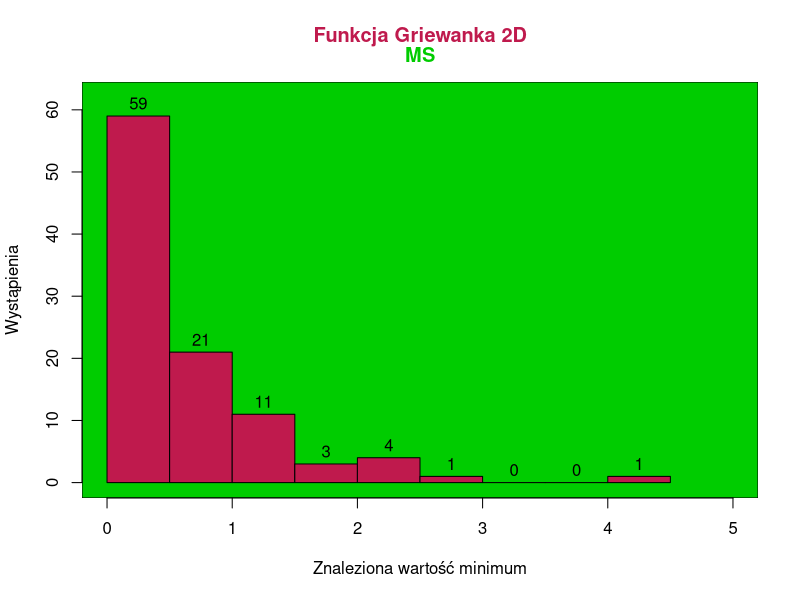
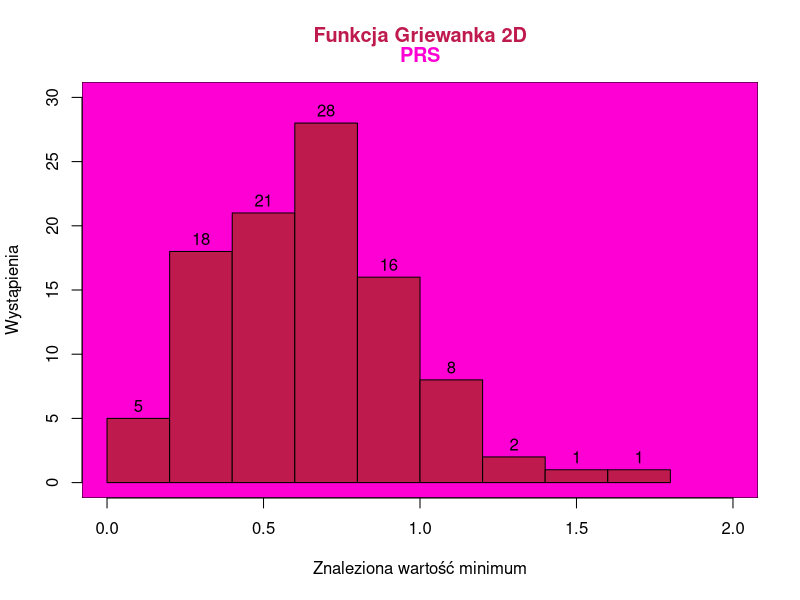
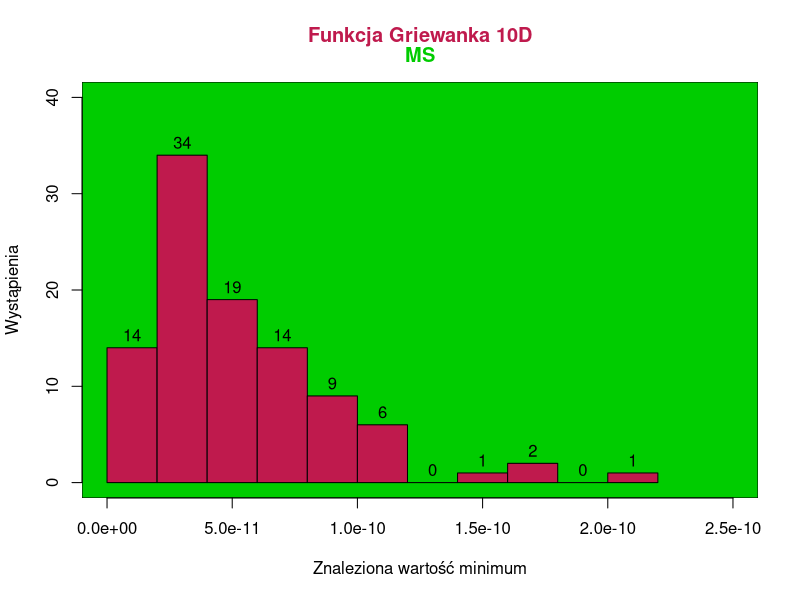
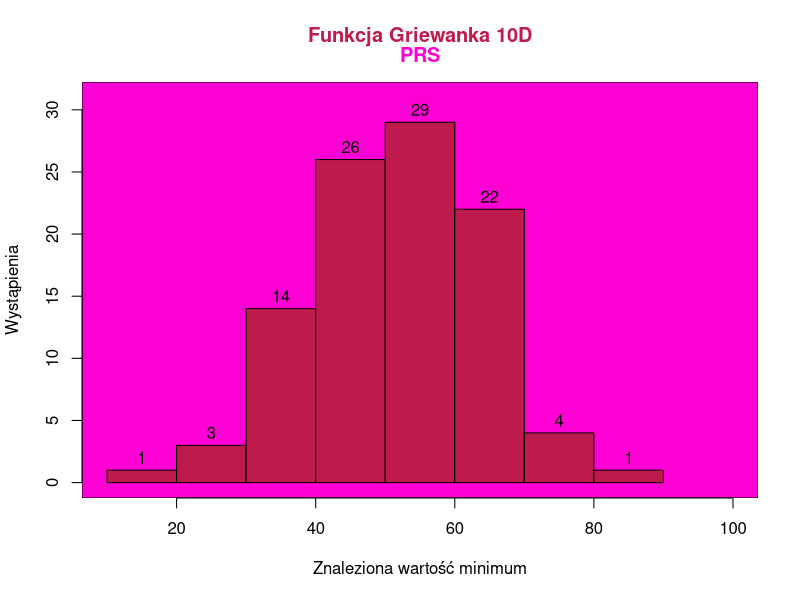
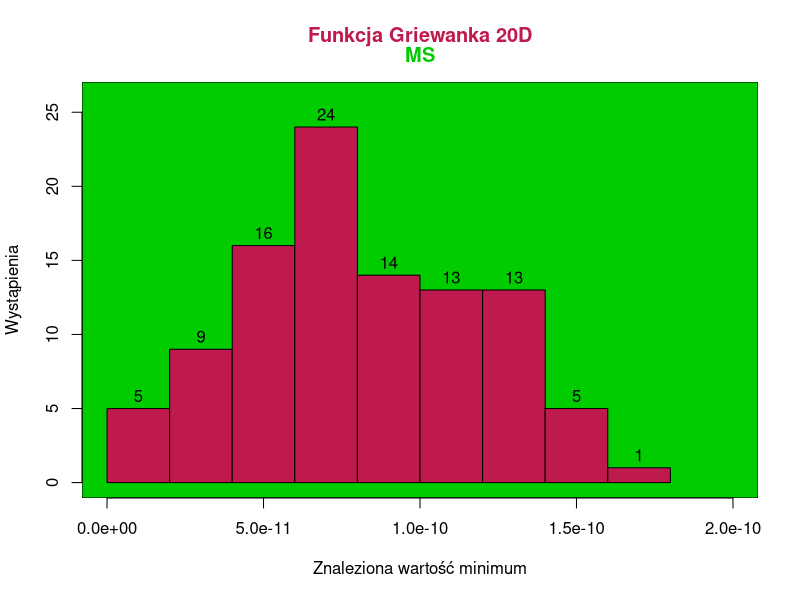
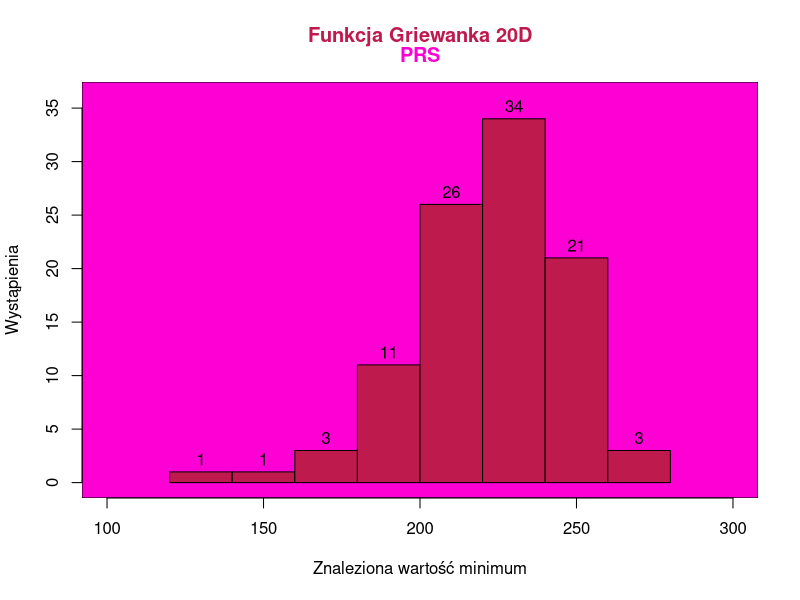
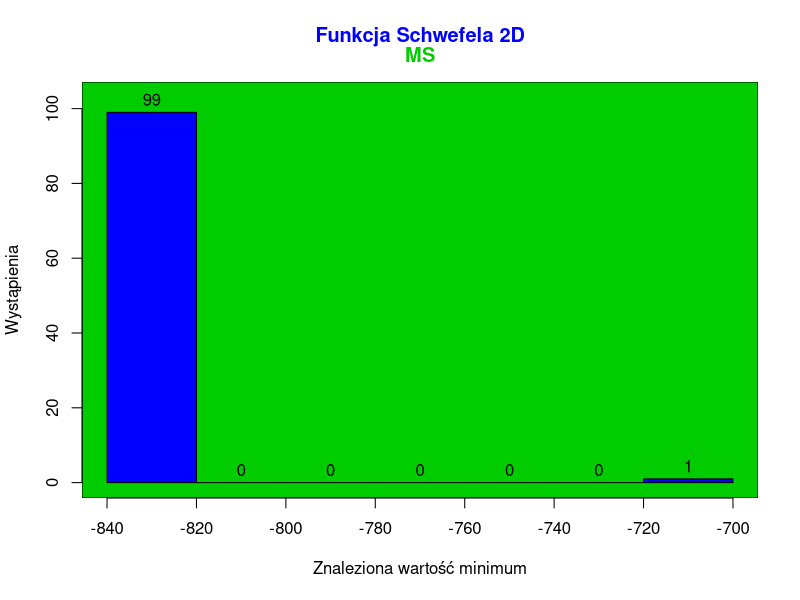
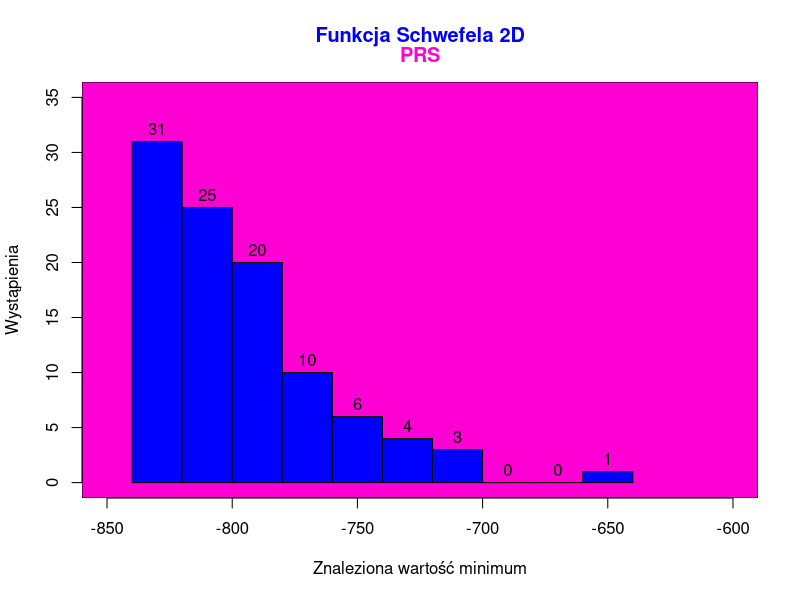

Write the R code that produced these figures, in order.
## ---- chunk 1
G2MS <- as.vector(read.csv("./data/griewank2Dms.csv"))$x
G2PRS <- as.vector(read.csv("./data/griewank2Dprs.csv"))$x
G10MS <- as.vector(read.csv("./data/griewank10Dms.csv"))$x
G10PRS <- as.vector(read.csv("./data/griewank10Dprs.csv"))$x
G20MS <- as.vector(read.csv("./data/griewank20Dms.csv"))$x
G20PRS <- as.vector(read.csv("./data/griewank20Dprs.csv"))$x
S2MS <- as.vector(read.csv("./data/schwefel2Dms.csv"))$x
S2PRS <- as.vector(read.csv("./data/schwefel2Dprs.csv"))$x
S10MS <- as.vector(read.csv("./data/schwefel10Dms.csv"))$x
S10PRS <- as.vector(read.csv("./data/schwefel10Dprs.csv"))$x
S20MS <- as.vector(read.csv("./data/schwefel20Dms.csv"))$x
S20PRS <- as.vector(read.csv("./data/schwefel20Dprs.csv"))$x
## ---- chunk 2
hist(G2MS, main="", 
     xlab = "Znaleziona wartość minimum", ylab = "Wystąpienia", labels = TRUE,
     ylim = c(0,62), xlim = c(0,5), col=rgb(0.75,0.1,0.3),
     panel.first = rect(par("usr")[1], par("usr")[3], par("usr")[2], par("usr")[4], 
                        col = rgb(0,0.8,0))
     )
title(main = "Funkcja Griewanka 2D", col.main = rgb(0.75,0.1,0.3), line = 2)
title(main = "MS", col.main = rgb(0,0.8,0), line = 1)



## ---- chunk 3

# Pierwszy histogram
hist(G2PRS, main="", 
     xlab = "Znaleziona wartość minimum", ylab = "Wystąpienia", labels = TRUE,
     ylim = c(0,30), xlim = c(0,2), col=rgb(0.75,0.1,0.3),
     panel.first = rect(par("usr")[1], par("usr")[3], par("usr")[2], par("usr")[4], 
                        col = rgb(1,0,0.83))
)
title(main = "Funkcja Griewanka 2D", col.main = rgb(0.75,0.1,0.3), line = 2)
title(main = "PRS", col.main = rgb(1,0,0.83), line = 1)

# Drugi histogram
hist(G10MS, main="", 
     xlab = "Znaleziona wartość minimum", ylab = "Wystąpienia", labels = TRUE,
     xlim = c(0, 2.5e-10),  
     ylim = c(0, 40), col=rgb(0.75,0.1,0.3),
     panel.first = rect(par("usr")[1], par("usr")[3], par("usr")[2], par("usr")[4], 
                        col = rgb(0,0.8,0))
)
title(main = "Funkcja Griewanka 10D", col.main = rgb(0.75,0.1,0.3), line = 2)
title(main = "MS", col.main = rgb(0,0.8,0), line = 1)
## ---- chunk 4
hist(G10PRS, main="", 
     xlab = "Znaleziona wartość minimum", ylab = "Wystąpienia", labels = TRUE,
     xlim = c(10, 100), 
     ylim = c(0, 31),col=rgb(0.75,0.1,0.3),
     panel.first = rect(par("usr")[1], par("usr")[3], par("usr")[2], par("usr")[4], 
                        col = rgb(1,0,0.83))
     )
title(main = "Funkcja Griewanka 10D", col.main = rgb(0.75,0.1,0.3), line = 2)
title(main = "PRS", col.main = rgb(1,0,0.83), line = 1)
hist(G20MS, main="", 
     xlab = "Znaleziona wartość minimum", ylab = "Wystąpienia", labels = TRUE,
     xlim = c(0, 2e-10),  
     ylim = c(0, 26),col=rgb(0.75,0.1,0.3),
     panel.first = rect(par("usr")[1], par("usr")[3], par("usr")[2], par("usr")[4], 
                        col = rgb(0,0.8,0))
     )
title(main = "Funkcja Griewanka 20D", col.main = rgb(0.75,0.1,0.3), line = 2)
title(main = "MS", col.main = rgb(0,0.8,0), line = 1)
## ---- chunk 5
hist(G20PRS, main="", 
     xlab = "Znaleziona wartość minimum", ylab = "Wystąpienia", labels = TRUE,
     xlim = c(100, 300),  
     ylim = c(0, 36),col=rgb(0.75,0.1,0.3),
     panel.first = rect(par("usr")[1], par("usr")[3], par("usr")[2], par("usr")[4], 
                        col = rgb(1,0,0.83))
     )
title(main = "Funkcja Griewanka 20D", col.main = rgb(0.75,0.1,0.3), line = 2)
title(main = "PRS", col.main = rgb(1,0,0.83), line = 1)
hist(S2MS, main="", 
     xlab = "Znaleziona wartość minimum", ylab = "Wystąpienia", labels = TRUE,
     xlim = c(-840,-700), ylim = c(0,103),col="blue",
     panel.first = rect(par("usr")[1], par("usr")[3], par("usr")[2], par("usr")[4], 
                        col = rgb(0,0.8,0))
     
     )
title(main = "Funkcja Schwefela 2D", col.main = "blue", line = 2)
title(main = "MS", col.main = rgb(0,0.8,0), line = 1)
## ---- chunk 6
hist(S2PRS, main="", 
     xlab = "Znaleziona wartość minimum", ylab = "Wystąpienia", labels = TRUE,
     ylim = c(0,35), xlim = c(-850,-600),col="blue",
     panel.first = rect(par("usr")[1], par("usr")[3], par("usr")[2], par("usr")[4], 
                        col = rgb(1,0,0.83))
     )
title(main = "Funkcja Schwefela 2D", col.main = "blue", line = 2)
title(main = "PRS", col.main = rgb(1,0,0.83), line = 1)
hist(S10MS, main="", 
     xlab = "Znaleziona wartość minimum", ylab = "Wystąpienia", labels = TRUE,
     ylim = c(0,26), xlim = c(-3800,-2800),col="blue",
     panel.first = rect(par("usr")[1], par("usr")[3], par("usr")[2], par("usr")[4], 
                        col = rgb(0,0.8,0))
     )
title(main = "Funkcja Schwefela 10D", col.main = "blue", line = 2)
title(main = "MS", col.main = rgb(0,0.8,0), line = 1)
## ---- chunk 7
hist(S10PRS, main="", 
     xlab = "Znaleziona wartość minimum", ylab = "Wystąpienia", labels = TRUE,
     xlim = c(-2800,-1600), ylim = c(0,28),col="blue",
     panel.first = rect(par("usr")[1], par("usr")[3], par("usr")[2], par("usr")[4], 
                        col = rgb(1,0,0.83))
     )
title(main = "Funkcja Schwefela 10D", col.main = "blue", line = 2)
title(main = "PRS", col.main = rgb(1,0,0.83), line = 1)
hist(S20MS, main="", 
     xlab = "Znaleziona wartość minimum", ylab = "Wystąpienia", labels = TRUE,
     xlim = c(-6800,-5400),ylim = c(0,31),col="blue",
     panel.first = rect(par("usr")[1], par("usr")[3], par("usr")[2], par("usr")[4], 
                        col = rgb(0,0.8,0))
     )
title(main = "Funkcja Schwefela 20D", col.main = "blue", line = 2)
title(main = "MS", col.main = rgb(0,0.8,0), line = 1)
## ---- chunk 8
hist(S20PRS, main="", 
     xlab = "Znaleziona wartość minimum", ylab = "Wystąpienia", labels = TRUE,
     xlim = c(-4000,-2200), ylim = c(0,35),col="blue",
     panel.first = rect(par("usr")[1], par("usr")[3], par("usr")[2], par("usr")[4], 
                        col = rgb(1,0,0.83))
     )
title(main = "Funkcja Schwefela 20D", col.main = "blue", line = 2)
title(main = "PRS", col.main = rgb(1,0,0.83), line = 1)
## ---- chunk 9
bplot <- boxplot(G2MS, G2PRS, 
                main = "Funkcja Griewanka, 2D",
                col.main = rgb(0.75,0.1,0.3), 
                names = FALSE,  
                ylab = "Wartość",
                col = rgb(1,0,0.5))
axis(1, at = 1:2, 
     labels = FALSE) 
text(1:2, par("usr")[3] - 0.4, 
     labels = c("MS", "PRS"), 
     col = c(rgb(0,0.8,0), rgb(1,0,0.83)), 
     xpd = TRUE)

bplot <- boxplot(G10MS, G10PRS, 
                main = "Funkcja Griewanka, 10D",
                col.main = rgb(0.75,0.1,0.3), 
                names = FALSE,  
                ylab = "Wartość",
                col = rgb(1,0,0.5))
axis(1, at = 1:2,
     labels = FALSE) 
text(1:2, 
     labels = c("MS", "PRS"),  par("usr")[3] - 8, 
     col = c(rgb(0,0.8,0), rgb(1,0,0.83)), 
     xpd = TRUE)

bplot <- boxplot(G20MS, G20PRS, 
                main = "Funkcja Griewanka, 20D",
                col.main = rgb(0.75,0.1,0.3), 
                names = FALSE,  
                ylab = "Wartość",
                col = rgb(1,0,0.5))
axis(1, at = 1:2, 
     labels = FALSE) 
text(1:2, par("usr")[3] - 23.5, 
     labels = c("MS", "PRS"), 
     col = c(rgb(0,0.8,0), rgb(1,0,0.83)), 
     xpd = TRUE)

bplot <- boxplot(S2MS,S2PRS, 
                main = "Funkcja Schwefela, 2D",
                col.main = "blue", 
                names = FALSE,  
                ylab = "Wartość",
                col = rgb(0,0,1))
axis(1, at = 1:2, 
     labels = FALSE) 
text(1:2, par("usr")[3] - 18.5, 
     labels = c("MS", "PRS"), 
     col = c(rgb(0,0.8,0), rgb(1,0,0.83)), 
     xpd = TRUE)

bplot <- boxplot(S10MS,S10PRS, 
                main = "Funkcja Schwefela, 10D",
                col.main = "blue", 
                names = FALSE,  
                ylab = "Wartość",
                col = rgb(0,0,1))
axis(1, at = 1:2, 
     labels = FALSE) 
text(1:2, par("usr")[3] - 155.5, 
     labels = c("MS", "PRS"), 
     col = c(rgb(0,0.8,0), rgb(1,0,0.83)), 
     xpd = TRUE)

bplot <- boxplot(S20MS,S20PRS, 
                main = "Funkcja Schwefela, 20D",
                col.main = "blue", 
                names = FALSE,  
                ylab = "Wartość",
                col = rgb(0,0,1))
axis(1, at = 1:2, 
     labels = FALSE) 
text(1:2, par("usr")[3] - 335.5, 
     labels = c("MS", "PRS"), 
     col = c(rgb(0,0.8,0), rgb(1,0,0.83)), 
     xpd = TRUE)
## ---- chunk 10
t.test(x = G2PRS, y = G2MS, paired = TRUE)
## ---- chunk 11
t.test(x = G10PRS, y = G10MS, paired = TRUE)
## ---- chunk 12
t.test(x = G20PRS, y = G20MS, paired = TRUE)
## ---- chunk 13
t.test(x = S2PRS, y = S2MS, paired = TRUE)
## ---- chunk 14
t.test(x = S10PRS, y = S10MS, paired = TRUE)
## ---- chunk 15
t.test(x = S20PRS, y = S20MS, paired = TRUE)
